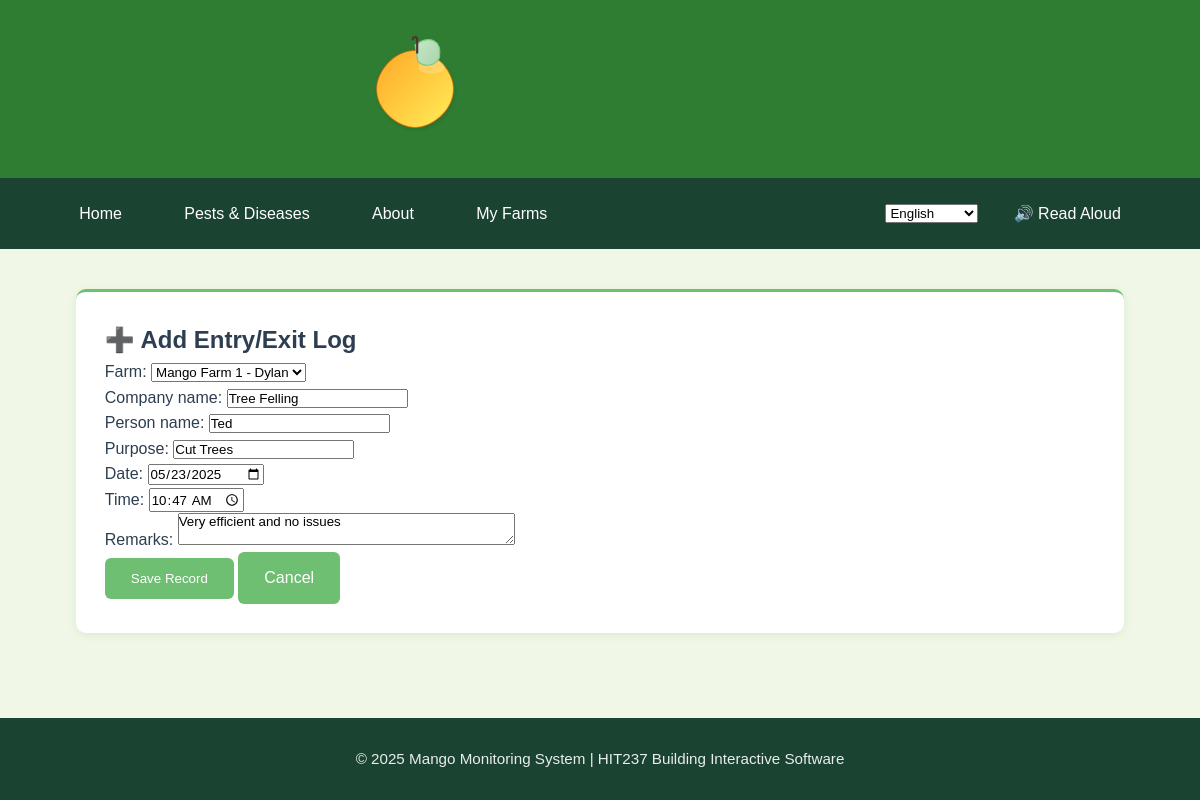
Screenshot of /myfarms/entryexit/7/edit/ (signed in) with the database file from the repository.
### App2/models.py (models this page shows, shortened)
class EntryExitLog(models.Model):
    farm = models.ForeignKey(Farm, on_delete=models.CASCADE)
    company_name = models.CharField(max_length=100)
    person_name = models.CharField(max_length=100)
    purpose = models.CharField(max_length=255)
    date = models.DateField()
    time = models.TimeField()
    remarks = models.TextField(blank=True, null=True)

### App2/views.py (the view)
# urls.py: path('entryexit/<int:pk>/edit/', views.EntryExitUpdateView.as_view(), name='entryexit-edit'),
class EntryExitUpdateView(LoginRequiredMixin, UpdateView):
    model = EntryExitLog
    form_class = EntryExitLogForm
    template_name = 'App2/entryexit_form.html'
    success_url = reverse_lazy('App2:entry-exit-list')
    def get_form_kwargs(self):
        kwargs = super().get_form_kwargs()
        kwargs['user'] = self.request.user
        return kwargs

### App2/forms.py
class EntryExitLogForm(forms.ModelForm):
    class Meta:
        model = EntryExitLog
        fields = ['farm', 'company_name', 'person_name', 'purpose', 'date', 'time', 'remarks']
        widgets = {
            'farm': forms.Select(attrs={'class': 'form-control'}),
            'company_name': forms.TextInput(attrs={'class': 'form-control'}),
            'person_name': forms.TextInput(attrs={'class': 'form-control'}),
            'purpose': forms.TextInput(attrs={'class': 'form-control'}),
            'date': forms.DateInput(attrs={'type': 'date', 'class': 'form-control'}),
            'time': forms.TimeInput(attrs={'type': 'time', 'class': 'form-control'}),
            'remarks': forms.Textarea(attrs={'class': 'form-control', 'rows': 2}),
        }
    def __init__(self, *args, **kwargs):
        user = kwargs.pop('user', None)
        super().__init__(*args, **kwargs)
        if user:
            self.fields['farm'].queryset = Farm.objects.filter(owner=user)

### App2/models.py (called while the page is built)
    def __str__(self):
        return f"{self.name} - {self.owner.username}"

### App2/templates/App2/entryexit_form.html (shortened to what this page needs)
{% extends 'App2/base.html' %}
{% block content %}
<div class="card shadow-sm p-3">
<div class="form-card">
  <h2 class="mb-4">➕ Add Entry/Exit Log</h2>
  <form method="post">
    {{ form.as_p }}
    <button type="submit" class="btn btn-success">Save Record</button>
    <a href="{% url 'App2:entry-exit-list' %}" class="btn btn-outline-secondary ms-2">Cancel</a>
  </form>
</div>
</div>
{% endblock %}

### App1/static/css/base.css (style rules this page uses)
:root { --primary-green: #2E7D32; --secondary-green: #6FBF73; --accent-green: #A2C523; --light-bg: #F0F7E6; --card-bg: #FFFFFF; --text-dark: #2C3E50; --text-light: #5D6D7E; --shadow-sm: 0 2px 8px rgba(46, 125, 50, 0.1); --shadow-md: 0 4px 12px rgba(46, 125, 50, 0.15); --border-color: #dcdcdc; }
* { margin: 0; padding: 0; box-sizing: border-box; font-family: 'Poppins', sans-serif; }
body { min-height: 100vh; display: flex; flex-direction: column; background-color: var(--light-bg); color: var(--text-dark); line-height: 1.6; }
.card { background: var(--card-bg); border-radius: 10px; box-shadow: var(--shadow-sm); padding: 1.8rem; transition: all 0.3s ease; border-top: 3px solid var(--secondary-green); }
.btn { display: inline-flex; align-items: center; gap: 0.5rem; padding: 0.7rem 1.5rem; background-color: var(--secondary-green); color: white; border-radius: 6px; text-decoration: none; font-weight: 500; transition: all 0.3s ease; border: 2px solid transparent; }

### rows the page displays
EntryExitLog: farm "Mango Farm 1 - Dylan", company_name "Tree Felling", person_name "Ted", purpose "Cut Trees", date "05/23/2025", time "10:47:00", remarks "Very efficient and no issues"
